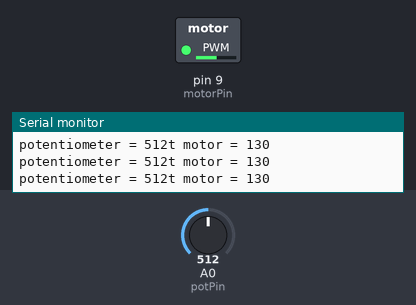
Recording of a sketch running on a simulated Arduino Uno, built with avr-gcc and run on an emulated ATmega328P. Parts: switched loads named in the sketch (green lamp = pin HIGH), the last lines printed to the serial monitor. The inputs (shaded band) are chosen by the test bench; at power-on: A0 (potPin) = 512.

Above: at 1.2 s.
1.3 s: A0 (potPin) set to 407
At 1.9 s:
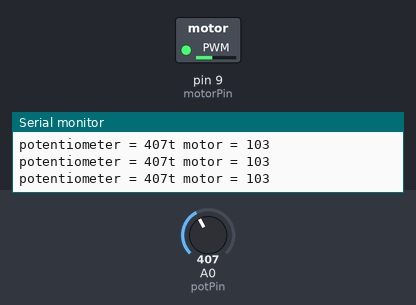
2.8 s: A0 (potPin) set to 380
At 3.7 s:
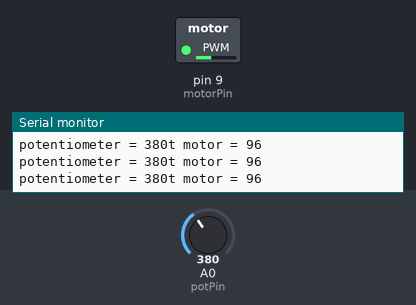
5.8 s: A0 (potPin) set to 110
At 6.7 s:
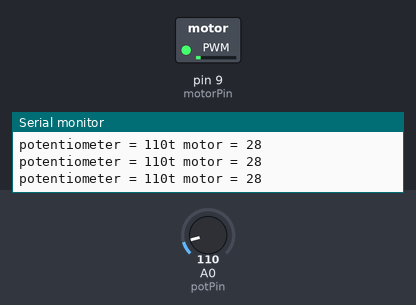
7.3 s: A0 (potPin) set to 94
At 8.2 s:
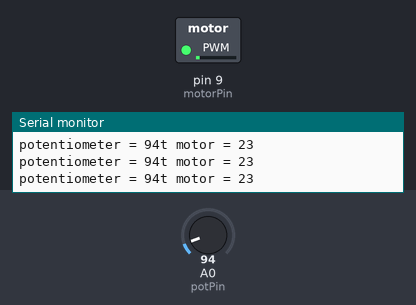
10.3 s: A0 (potPin) set to 0
At 11.4 s:
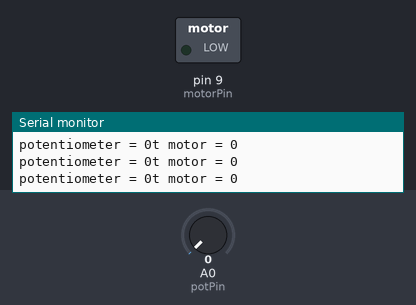
11.8 s: A0 (potPin) set to 36
At 12.5 s:
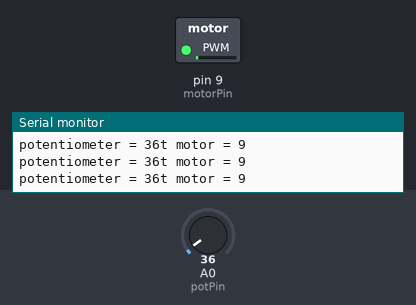
14.8 s: A0 (potPin) set to 44
Timing chart, 0 to 17.3 s (numbered marks = the images above; inputs shaded):
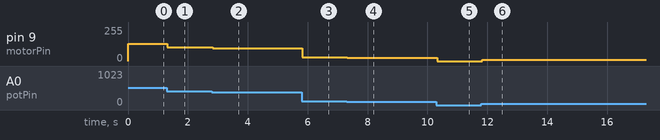

The sketch:

SpEED_CONTROL_WITH_Value.ino
```cpp
int potPin = A0;
int motorPin = 9;
int potValue = 0;
int motorValue = 0;
void setup()
{
 Serial.begin(9600);
}
void loop() {
 potValue = analogRead(potPin);
 motorValue = map(potValue, 0, 1000, 0, 255);

 //digitalWrite(motorPin,motorValue);

 analogWrite(motorPin, motorValue);
 Serial.print("potentiometer = " );
 Serial.print(potValue);
 Serial.print("t motor = ");
 Serial.println(motorValue);
 delay(2);
}
```

Measured:
- after the input at 1.3 s, pin 9 (motorPin): 130/255 → 103/255 at once
- after the input at 2.8 s, pin 9 (motorPin): 103/255 → 96/255 at once
- after the input at 5.8 s, pin 9 (motorPin): 96/255 → 28/255 at once
- after the input at 7.3 s, pin 9 (motorPin): 28/255 → 23/255 at once
- after the input at 10.3 s, pin 9 (motorPin): 23/255 → 0/255 at once
- after the input at 11.8 s, pin 9 (motorPin): 0/255 → 9/255 at once
- after the input at 14.8 s, pin 9 (motorPin): 9/255 → 11/255 at once
